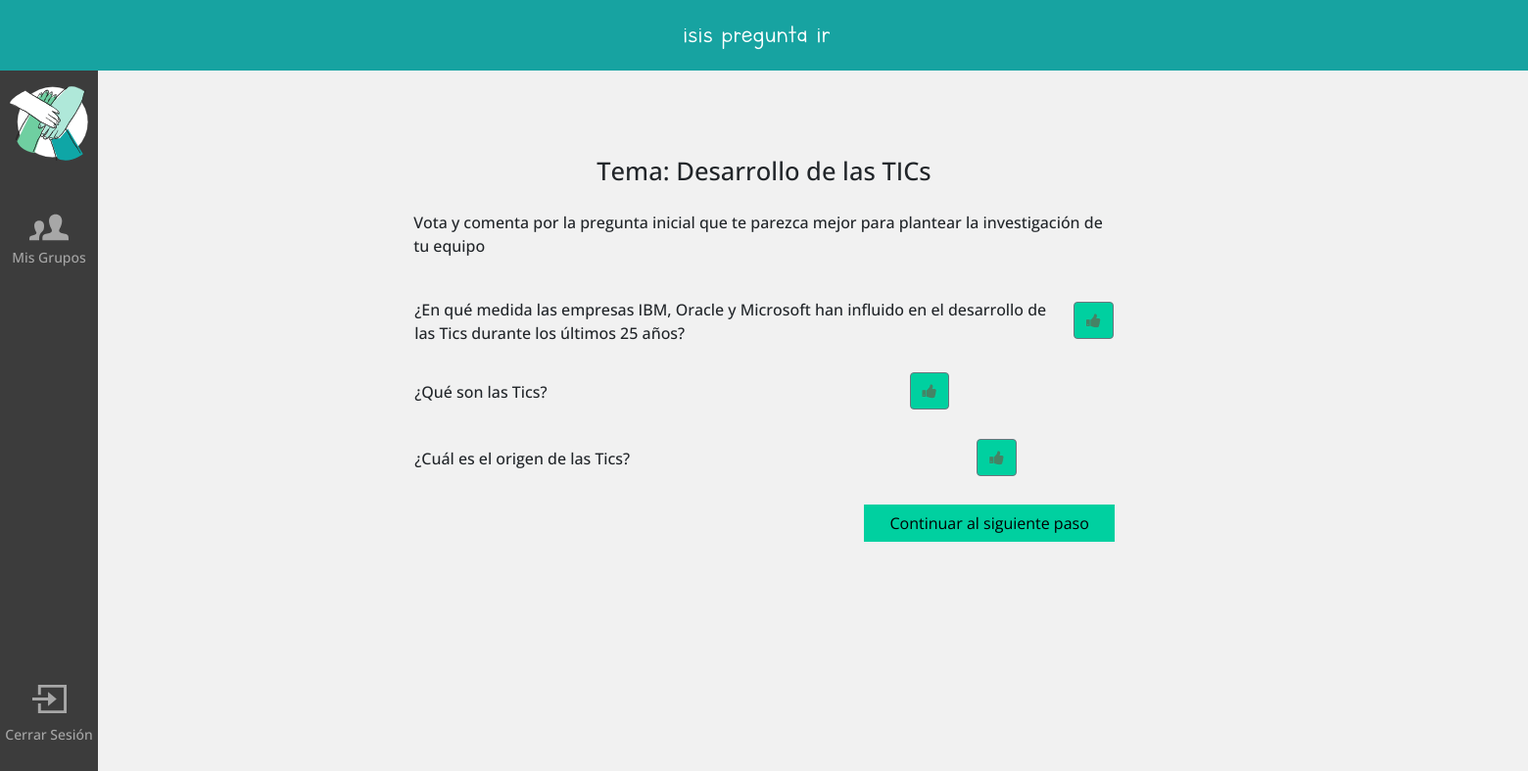
The app's page /estudiante/Grupo/gu0wz24/Tema/1/PreguntaInicial/FeedPreguntaInicial/ (signed in) with its own data.
### AMCE/models.py (models this page shows, shortened)
class Tema(models.Model):
	id_tema = models.AutoField(primary_key=True)
	nombre_tema = models.CharField(max_length=100)
	profesor_tema = models.ForeignKey(Profesor, on_delete=models.CASCADE)

class Pregunta(models.Model):
	id_pregunta = models.OneToOneField(ParticipacionEst, on_delete=models.CASCADE, primary_key=True)
	INICIAL = 1
	SECUNDARIA = 2
	OTRO = 10
	TIPOS_PREGUNTA = (
		(INICIAL, 'inicial'),
		(SECUNDARIA, 'secundaria'),
		(OTRO, 'otro')
	)
	tipo_pregunta = models.PositiveSmallIntegerField(choices=TIPOS_PREGUNTA, default=10)
	votos = models.IntegerField(default=0)
	ganadora = models.BooleanField(default=False)
	definirProb_pregunta = models.ForeignKey(DefinirProblema, on_delete=models.CASCADE)

class ParticipacionEst(models.Model):
	id_actividad = models.AutoField(primary_key=True)
	fecha = models.DateTimeField(default = timezone.now)
	contenido = models.TextField(null=True)
	estudiante_part = models.ForeignKey(Estudiante, on_delete=models.CASCADE, related_name='post')

### AMCE/views/estudiante.py (the view)
# urls.py: path('estudiante/Grupo/<str:id_grupo>/Tema/<str:id_tema>/PreguntaInicial/FeedPreguntaInicial/', views.feedPIHecha, name = 'feedPIHecha'),
@student_required
@login_required
def feedPIHecha(request, id_tema ,id_grupo):
	temaPreguntaInicial = Tema.objects.get(id_tema=id_tema)
	current_user = get_object_or_404(User, pk=request.user.pk)
	equipo = Equipo.objects.get(estudiantes=current_user.id, grupo_equipo=id_grupo)
	defProbPreguntaQuery = DefinirProblema.objects.get(equipo_definirProb_id = equipo.id_equipo, tema_definirProb_id = temaPreguntaInicial.id_tema)
	numTotalPartici = Pregunta.objects.filter(definirProb_pregunta=defProbPreguntaQuery.id_definirProb)
	integrantesEquipo = Equipo.objects.filter(id_equipo=equipo.id_equipo).values_list('estudiantes', flat=True)
	comentario = request.POST.getlist('comentario')
	respuesta = "".join(string for string in comentario if len(string) > 0)
	idsUsuarioParticipacion = ParticipacionEst.objects.filter(estudiante_part=current_user.id).values_list('id_actividad', flat=True)
	preguntasIniUsuario = Pregunta.objects.filter(definirProb_pregunta = defProbPreguntaQuery, tipo_pregunta=1).values_list('id_pregunta', flat=True)
	comentariosPregunta = ComentariosPreguntaInicial.objects.filter(pregunta__definirProb_pregunta = defProbPreguntaQuery).values_list('participacionEst_id', flat=True)
	print(comentariosPregunta)
	if comentariosPregunta.count() == integrantesEquipo.count():
		print(comentariosPregunta)
		print(integrantesEquipo.count())
		return redirect('AMCE:defPreguntaInicial', id_grupo=id_grupo, id_tema=id_tema)
	else:
		if bool(set(idsUsuarioParticipacion)&set(comentariosPregunta)):
			return redirect('AMCE:AvisoNoContinuarAnalisis' , id_grupo=id_grupo, id_tema=id_tema)
		else:
			if request.method == 'POST':
				voto = request.POST.get("voto")
				print(respuesta)
				print(voto)
				nuevaParticipacion = ParticipacionEst(contenido = respuesta,
														estudiante_part_id = current_user.id)
				nuevaParticipacion.save()
				id_PreguntaAsociadaAUsuario = Pregunta.objects.filter(id_pregunta__estudiante_part_id=voto, definirProb_pregunta=defProbPreguntaQuery).values_list('id_pregunta', flat=True)
				nuevoComentario = ComentariosPreguntaInicial(participacionEst_id = nuevaParticipacion.id_actividad, pregunta_id = id_PreguntaAsociadaAUsuario)
				nuevoComentario.save()
				voto_sumar = Pregunta.objects.filter(id_pregunta__estudiante_part_id=voto, definirProb_pregunta=defProbPreguntaQuery).update(votos=F('votos')+1)
				contador = 0
				for i in integrantesEquipo:
					try:
						if bool(set(idsParticipacionUsuarioN)&set(comentariosPregunta)):
							print()
					except:
						print('todo está bien')
					idsParticipacionUsuarioN = ParticipacionEst.objects.filter(estudiante_part=i).values_list('id_actividad', flat=True)
					print(idsParticipacionUsuarioN)
					print(comentariosPregunta)
					if bool(set(idsParticipacionUsuarioN)&set(comentariosPregunta)):
						print('entré al if')
						contador = contador + 1
						print('usuario')
						print(i)
						print('contador')
						print(contador)
					if contador == integrantesEquipo.count():
						print('se manda correo')
				messages.success(request, 'Comentario y voto guardado correctamente')
				return redirect('AMCE:feedPIHecha', id_grupo=id_grupo, id_tema=id_tema)
	return render(request, 'estudiante/FeedPreguntaInicialHecha.html', {'temaPreguntaInicial':temaPreguntaInicial, 'numTotalPartici':numTotalPartici})

### AMCE/templates/estudiante/FeedPreguntaInicialHecha.html (shortened to what this page needs)
{% extends "estudiante/base_mainpage.html" %}
{% load static %}
{% block header_ctxt %}
<div class="nav-bar-title navbar-brand ml-3 d-flex w-full justify-content-center"> Análisis pregunta inicial</div>
{% endblock %}
{% block inner_content %}
<div class="container-content">
    <center>
        <h1 class="mt-4">Tema: {{temaPreguntaInicial.nombre_tema}}</h1>
    </center>
    <p class="mt-4"> Vota y comenta por la pregunta inicial que te parezca mejor para plantear la investigación de
        tu equipo </p>
    <div class="">
        <div>
            <form method="post">
                <div class="accordion" id="accordion">
                    {% for i in numTotalPartici %}
                    <table style="width:100%" class="mt-4">
                        <tr>
                            <td>
                                {{i.id_pregunta.contenido}}
                            </td>
                            <td>
                                <div class="form-check">
                                    <label class="btn btn-secondary" for="voto{{forloop.counter}}">
                                        <i class="fa fa-thumbs-up"></i>
                                    </label>
                                </div>
                            </td>
                        </tr>
                        <tr>
                            <td>
                            </td>
                        </tr>
                    </table>
                    {% endfor %}
                </div>
        </div>
    </div>
    <div class="d-flex justify-content-end mt-4">
        <button type="submit" class="button-format btn-2">Continuar al siguiente paso</button>
    </div>
</div>
{% endblock %}

### static/css/styles.css (style rules this page uses)
html { height: 100vh; }
body { margin: 0; font-family: 'Open Sans', sans-serif; }
p { font-size: 1rem; font-weight: 500; }
h1 { font-size: 1.3rem; }
td { font-size: 1rem; font-weight: 500; }
button { border: none; cursor: pointer; }
form { margin: 0 auto; font-size: 1rem; display: flex; flex-direction: column; }
body { background-color: #f1f1f1; }
.nav-bar-title { font-family: 'Letter-for-learns'; font-size: 23pt; overflow: hidden; text-overflow: ellipsis; max-height: 56px; max-width: 60%; }
.w-full { width: 100% !important; }
.button-format { display: flex; justify-content: center; color: rgb(0, 0, 0); background-color: #00d0a0; border: 0px; border-radius: 0; padding: 10px 26px; text-decoration: none; width: max-content; transition: color .15s ease-in-out,background-color .15s ease-in-out,border-color .15s ease-in-out,box-shadow .15s ease-in-out; }
.navbar-brand { white-space: nowrap !important; }
.container-content { width: 100%; margin: 0 auto; padding: 1rem 1rem 1rem 1rem; }
.btn-secondary, .btn-primary:hover, .btn-primary:active, .btn-primary:visited { background-color: #00d0a0 !important; }
@media only screen and (min-width: 675px) { h1 { font-size: 1.6rem; } }
@media only screen and (min-width: 675px) { .container-content { width: 70%; } }

### AMCE/templates/estudiante/FeedPreguntaInicialHecha.html (style rules this page uses)
.btn-secondary { background-color: #00d0a0 !important; color: #458365; }

### records on screen
Tema: nombre_tema "Desarrollo de las TICs"
Pregunta: id_pregunta.contenido "¿En qué medida las empresas IBM, Oracle y Microsoft han influido en el desarrollo de las Tics durante los últimos 25 años?"
Pregunta: id_pregunta.contenido "¿Qué son las Tics?"
Pregunta: id_pregunta.contenido "¿Cuál es el origen de las Tics?"
